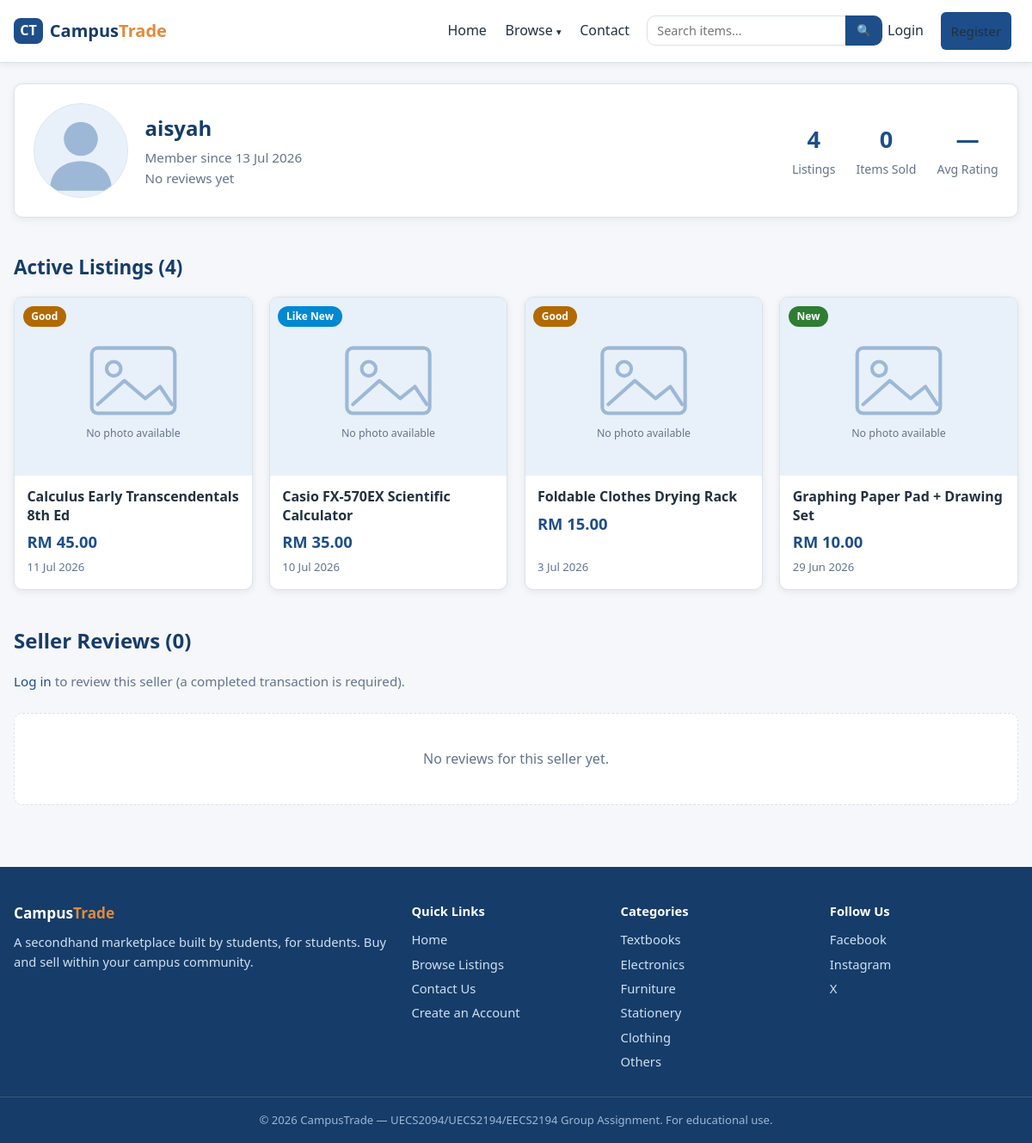
Before: /seller.php?id=2 with the older database file.
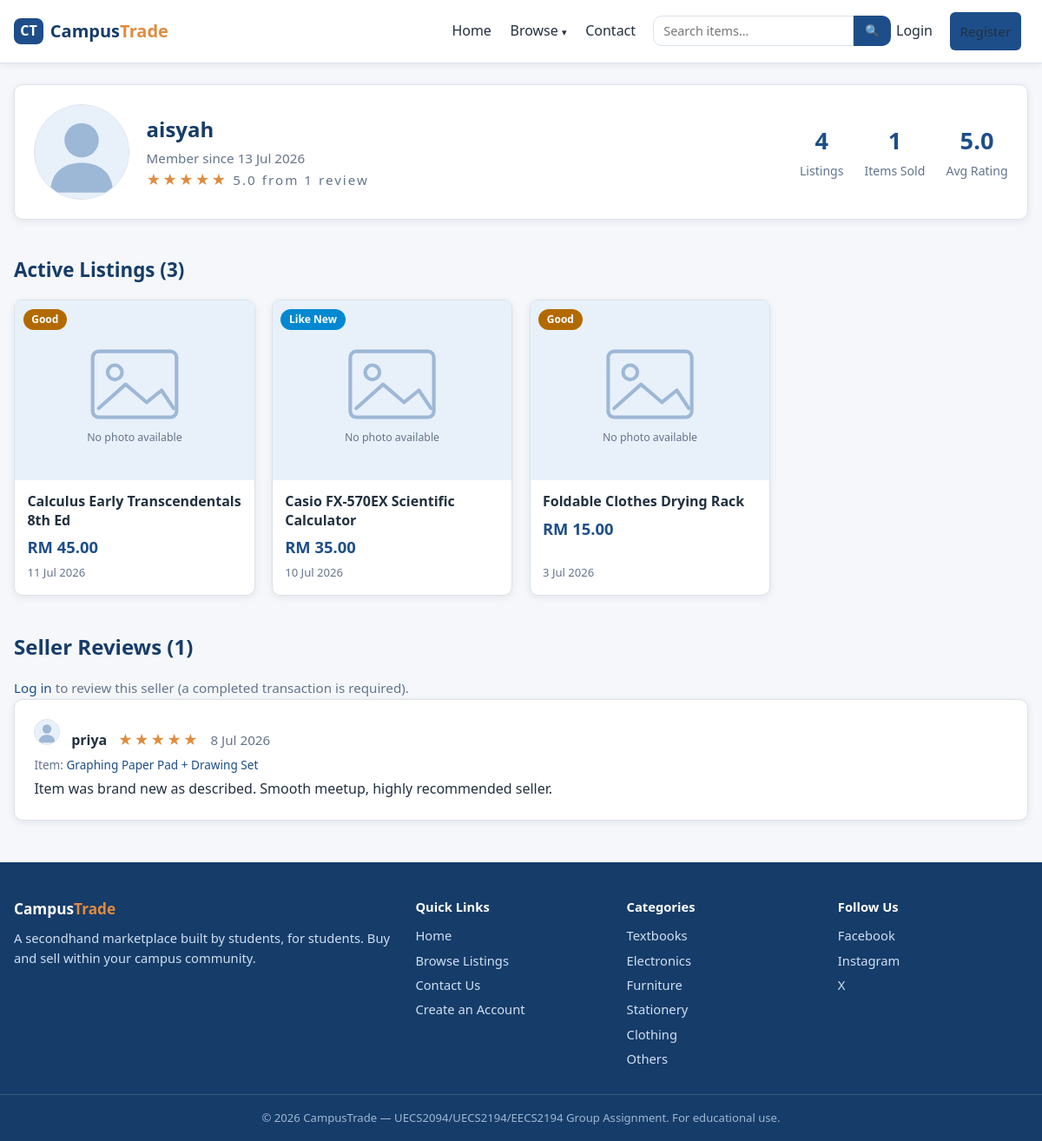
After: the same page with the newer database file.
### tables this page shows
CREATE TABLE listings (
  listing_id     INT AUTO_INCREMENT PRIMARY KEY,
  user_id        INT NOT NULL,
  title          VARCHAR(100) NOT NULL,
  description    TEXT NOT NULL,
  price          DECIMAL(10,2) NOT NULL,
  category       VARCHAR(50) NOT NULL,
  item_condition ENUM('New','Like New','Good','Fair') NOT NULL,
  image          VARCHAR(255) NULL,
  status         ENUM('Available','Sold','Reserved') NOT NULL DEFAULT 'Available',
  created_at     DATETIME NOT NULL DEFAULT CURRENT_TIMESTAMP,
  updated_at     DATETIME NULL ON UPDATE CURRENT_TIMESTAMP,
  CONSTRAINT fk_listings_user FOREIGN KEY (user_id)
    REFERENCES users(user_id) ON DELETE CASCADE
);

CREATE TABLE reviews (
  review_id   INT AUTO_INCREMENT PRIMARY KEY,
  seller_id   INT NOT NULL,
  reviewer_id INT NOT NULL,
  listing_id  INT NULL,
  rating      INT NOT NULL,
  comment     TEXT NULL,
  created_at  DATETIME NOT NULL DEFAULT CURRENT_TIMESTAMP,
  CONSTRAINT fk_reviews_seller FOREIGN KEY (seller_id)
    REFERENCES users(user_id) ON DELETE CASCADE,
  CONSTRAINT fk_reviews_reviewer FOREIGN KEY (reviewer_id)
    REFERENCES users(user_id) ON DELETE CASCADE,
  CONSTRAINT fk_reviews_listing FOREIGN KEY (listing_id)
    REFERENCES listings(listing_id) ON DELETE SET NULL,
  CONSTRAINT chk_rating CHECK (rating BETWEEN 1 AND 5)
);

CREATE TABLE users (
  user_id       INT AUTO_INCREMENT PRIMARY KEY,
  username      VARCHAR(50)  NOT NULL UNIQUE,
  email         VARCHAR(100) NOT NULL UNIQUE,
  password      VARCHAR(255) NOT NULL,
  phone         VARCHAR(20)  NULL,
  profile_image VARCHAR(255) NOT NULL DEFAULT 'default.png',
  qr_image      VARCHAR(255) NULL,
  role          ENUM('user','admin') NOT NULL DEFAULT 'user',
  created_at    DATETIME NOT NULL DEFAULT CURRENT_TIMESTAMP
);

### includes/functions.php (called while the page is built, shortened)
<?php
function e(?string $value): string
{
    return htmlspecialchars($value ?? '', ENT_QUOTES, 'UTF-8');
}
function is_logged_in(): bool
{
    return isset($_SESSION['user_id']);
}
function format_price(float $price): string
{
    return 'RM ' . number_format($price, 2);
}
function format_date(string $datetime): string
{
    return date('j M Y', strtotime($datetime));
}
function condition_class(string $condition): string
{
    return 'badge-' . strtolower(str_replace(' ', '-', $condition));
}
function listing_image(?string $image): string
{
    return 'images/placeholder.svg';
}
function user_avatar(?string $image): string
{
    return 'images/avatar.svg';
}
function render_stars(float $rating): string
{
    $rounded = (int) round($rating);
    return str_repeat('★', $rounded) . str_repeat('☆', 5 - $rounded);
}
function seller_rating(mysqli $conn, int $seller_id): array
{
    $stmt = $conn->prepare('SELECT AVG(rating) AS avg_rating, COUNT(*) AS total FROM reviews WHERE seller_id = ?');
    $stmt->bind_param('i', $seller_id);
    $stmt->execute();
    $row = $stmt->get_result()->fetch_assoc();
    return ['avg' => (float) ($row['avg_rating'] ?? 0), 'count' => (int) $row['total']];
}

### seller.php (the view, shortened to what the changed rows need)
<?php
require_once __DIR__ . '/includes/db.php';
$seller_id = (int) ($_GET['id'] ?? $_POST['seller_id'] ?? 0);
$stmt = $conn->prepare('SELECT user_id, username, profile_image, created_at FROM users WHERE user_id = ?');
$stmt->bind_param('i', $seller_id);
$stmt->execute();
$seller = $stmt->get_result()->fetch_assoc();
$stmt = $conn->prepare(
    "SELECT
        (SELECT COUNT(*) FROM listings WHERE user_id = ?)                      AS total_listings,
        (SELECT COUNT(*) FROM listings WHERE user_id = ? AND status = 'Sold')  AS items_sold"
);
$stmt->bind_param('ii', $seller_id, $seller_id);
$stmt->execute();
$stats = $stmt->get_result()->fetch_assoc();
$rating = seller_rating($conn, $seller_id);
$stmt = $conn->prepare(
    "SELECT listing_id, title, price, item_condition, image, status, created_at
     FROM listings
     WHERE user_id = ? AND status <> 'Sold'
     ORDER BY created_at DESC"
);
$stmt->bind_param('i', $seller_id);
$stmt->execute();
$active_listings = $stmt->get_result()->fetch_all(MYSQLI_ASSOC);
$stmt = $conn->prepare(
    'SELECT r.review_id, r.reviewer_id, r.rating, r.comment, r.created_at,
            u.username AS reviewer_name, u.profile_image AS reviewer_image,
            l.title AS listing_title, l.listing_id
     FROM reviews r
     JOIN users u ON r.reviewer_id = u.user_id
     LEFT JOIN listings l ON r.listing_id = l.listing_id
     WHERE r.seller_id = ?
     ORDER BY r.created_at DESC'
);
$stmt->bind_param('i', $seller_id);
$stmt->execute();
$reviews = $stmt->get_result()->fetch_all(MYSQLI_ASSOC);
$can_review = false;
$reviewable_listings = [];
require_once __DIR__ . '/includes/header.php';
?>
<div class="container">
    <section class="seller-profile-head card">
        <div>
            <h1><?= e($seller['username']) ?></h1>
            <p class="muted">Member since <?= format_date($seller['created_at']) ?></p>
            <?php if ($rating['count'] > 0): ?>
                <p class="stars"><?= render_stars($rating['avg']) ?>
                    <span class="muted"><?= number_format($rating['avg'], 1) ?> from <?= $rating['count'] ?> review<?= $rating['count'] === 1 ? '' : 's' ?></span></p>
            <?php else: ?>
                <p class="muted">No reviews yet</p>
            <?php endif; ?>
        </div>
        <div class="seller-profile-stats">
            <div class="stat">
                <span class="stat-number"><?= (int) $stats['items_sold'] ?></span>
                <span class="stat-label">Items Sold</span>
            </div>
            <div class="stat">
                <span class="stat-number"><?= $rating['count'] > 0 ? number_format($rating['avg'], 1) : '—' ?></span>
                <span class="stat-label">Avg Rating</span>
            </div>
        </div>
    </section>
    <section class="section">
        <h2 class="section-title">Active Listings (<?= count($active_listings) ?>)</h2>
        <?php if (!$active_listings): ?>
            <p class="empty-state">This seller has no active listings right now.</p>
        <?php else: ?>
            <div class="card-grid">
                <?php foreach ($active_listings as $item): ?>
                    <a class="item-card" href="item.php?id=<?= (int) $item['listing_id'] ?>">
                        <div class="item-image">
                            <img src="<?= e(listing_image($item['image'])) ?>" alt="<?= e($item['title']) ?>">
                            <span class="badge <?= condition_class($item['item_condition']) ?>"><?= e($item['item_condition']) ?></span>
                        </div>
                        <div class="item-body">
                            <h3 class="item-title"><?= e($item['title']) ?></h3>
                            <p class="item-price"><?= format_price((float) $item['price']) ?></p>
                            <p class="item-meta"><span><?= format_date($item['created_at']) ?></span></p>
                        </div>
                    </a>
                <?php endforeach; ?>
            </div>
        <?php endif; ?>
    </section>
    <section class="reviews-section">
        <h2>Seller Reviews (<?= count($reviews) ?>)</h2>
        <?php if ($can_review): ?>
            <form method="post" action="seller.php" class="review-form card" id="reviewForm">
                <input type="hidden" name="action" value="add_review">
                <input type="hidden" name="seller_id" value="<?= $seller_id ?>">
                <div class="form-group">
                    <label>Your Rating *</label>
                    <div class="star-input" id="starInput">
                        <?php for ($s = 5; $s >= 1; $s--): ?>
                            <input type="radio" name="rating" id="star<?= $s ?>" value="<?= $s ?>" required>
                            <label for="star<?= $s ?>" title="<?= $s ?> star<?= $s === 1 ? '' : 's' ?>">&#9733;</label>
                        <?php endfor; ?>
                    </div>
                </div>
                <div class="form-group">
                    <label for="listing_id">Which item was your transaction for?</label>
                    <select id="listing_id" name="listing_id">
                        <option value="0">— Prefer not to say —</option>
                        <?php foreach ($reviewable_listings as $l): ?>
                            <option value="<?= (int) $l['listing_id'] ?>"><?= e($l['title']) ?></option>
                        <?php endforeach; ?>
                    </select>
                </div>
                <div class="form-group">
                    <label for="comment">Comment (optional)</label>
                    <textarea id="comment" name="comment" rows="3" maxlength="1000"
                              placeholder="How was your experience with this seller?"></textarea>
                </div>
                <button type="submit" class="btn btn-primary">Post Review</button>
            </form>
        <?php elseif (is_logged_in() && $_SESSION['user_id'] !== $seller_id): ?>
            <p class="muted">You can review this seller after completing a transaction with them.</p>
        <?php elseif (!is_logged_in()): ?>
            <p class="muted"><a href="login.php">Log in</a> to review this seller (a completed transaction is required).</p>
        <?php endif; ?>
        <?php if (!$reviews): ?>
            <p class="empty-state">No reviews for this seller yet.</p>
        <?php else: ?>
            <ul class="review-list">
                <?php foreach ($reviews as $review): ?>
                    <li class="review card">
                        <div class="review-head">
                            <img src="<?= e(user_avatar($review['reviewer_image'])) ?>" alt="" class="avatar">
                            <strong><?= e($review['reviewer_name']) ?></strong>
                            <span class="stars"><?= render_stars((float) $review['rating']) ?></span>
                            <span class="muted"><?= format_date($review['created_at']) ?></span>
                        </div>
                        <?php if ($review['listing_title']): ?>
                            <p class="muted review-item-ref">Item:
                                <a href="item.php?id=<?= (int) $review['listing_id'] ?>"><?= e($review['listing_title']) ?></a></p>
                        <?php endif; ?>
                        <?php if ($review['comment']): ?>
                            <p><?= nl2br(e($review['comment'])) ?></p>
                        <?php endif; ?>
                    </li>
                <?php endforeach; ?>
            </ul>
        <?php endif; ?>
    </section>
</div>
<?php require_once __DIR__ . '/includes/footer.php'; ?>

### includes/footer.php (shortened to what the changed rows need)
</main>
<footer class="site-footer">
    <div class="container footer-grid">
        <div>
            <ul>
                <?php foreach (CATEGORIES as $cat): ?>
                    <li><a href="browse.php?category=<?= urlencode($cat) ?>"><?= e($cat) ?></a></li>
                <?php endforeach; ?>
            </ul>
        </div>
    </div>
</footer>
</body>
</html>

Changed rows visible on the page:
no longer on this page (row edited): listings: item_condition "New", title "Graphing Paper Pad + Drawing Set", price "RM 10.00", created_at "29 Jun 2026"
now on this page (row edited): reviews: reviewer.username "priya", rating "★★★★★", created_at "8 Jul 2026", listing.title "Graphing Paper Pad + Drawing Set", comment "Item was brand new as described. Smooth meetup, highly recommended seller."
Other visible differences:
render_stars($rating['avg']): (not shown) → "★★★★★"
$rating['avg']: (not shown) → "5.0"
$rating['count']: (not shown) → "1"
$stats['items_sold']: "0" → "1"
count($active_listings): "4" → "3"
count($reviews): "0" → "1"
text no longer shown: "No reviews yet — No reviews for this seller yet."
text now shown: "from review"
